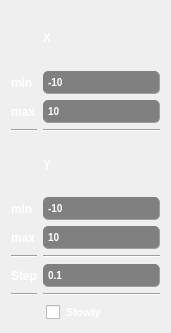
     <widget class="QWidget" name="gridLayoutWidget">
      <property name="geometry">
       <rect>
        <x>1040</x>
        <y>0</y>
        <width>171</width>
        <height>333</height>
       </rect>
      </property>
      <layout class="QGridLayout" name="gridLayout">
       <item row="1" column="0">
        <widget class="QLabel" name="label_3">
         <property name="styleSheet">
          <string notr="true">*{
	color: rgb(255, 255, 255);
	font: bold;
}</string>
         </property>
         <property name="text">
          <string>min</string>
         </property>
        </widget>
       </item>
       <item row="3" column="0">
        <widget class="Line" name="line_8">
         <property name="orientation">
          <enum>Qt::Horizontal</enum>
         </property>
        </widget>
       </item>
       <item row="1" column="1">
        <widget class="QLineEdit" name="LineEdit_Xmin">
         <property name="styleSheet">
          <string notr="true">QLineEdit {
     background-color: gray;
	color: #fff;
     border-radius: 5px;
     font:  bold 10px;
     padding: 3px;
	border-style: outset;
	border-width: 0px 1px 1px 0px;
	border-color: rgb(158, 158, 158);
 }</string>
         </property>
         <property name="inputMethodHints">
          <set>Qt::ImhNone</set>
         </property>
         <property name="inputMask">
          <string/>
         </property>
         <property name="text">
          <string>-10</string>
         </property>
         <property name="frame">
          <bool>true</bool>
         </property>
         <property name="cursorPosition">
          <number>3</number>
         </property>
         <property name="placeholderText">
          <string/>
         </property>
        </widget>
       </item>
       <item row="3" column="1">
        <widget class="Line" name="line">
         <property name="orientation">
          <enum>Qt::Horizontal</enum>
         </property>
        </widget>
       </item>
       <item row="6" column="0">
        <widget class="QLabel" name="label_2">
         <property name="styleSheet">
          <string notr="true">*{
	color: rgb(255, 255, 255);
	font: bold;
}</string>
         </property>
         <property name="text">
          <string>max</string>
         </property>
        </widget>
       </item>
       <item row="9" column="0">
        <widget class="Line" name="line_10">
         <property name="orientation">
          <enum>Qt::Horizontal</enum>
         </property>
        </widget>
       </item>
       <item row="4" column="1">
        <widget class="QLabel" name="label_7">
         <property name="styleSheet">
          <string notr="true">*{
	color: rgb(255, 255, 255);
	font: bold;
}</string>
         </property>
         <property name="text">
          <string>Y</string>
         </property>
        </widget>
       </item>
       <item row="10" column="1">
        <widget class="QCheckBox" name="Slowly">
         <property name="styleSheet">
          <string notr="true">* {
	color: #fff;
     border-radius: 5px;
     font:  bold 11px;
     padding: 3px;
 }</string>
         </property>
         <property name="text">
          <string>Slowly</string>
         </property>
        </widget>
       </item>
       <item row="9" column="1">
        <widget class="Line" name="line_3">
         <property name="orientation">
          <enum>Qt::Horizontal</enum>
         </property>
        </widget>
       </item>
       <item row="2" column="1">
        <widget class="QLineEdit" name="LineEdit_Xmax">
         <property name="styleSheet">
          <string notr="true">QLineEdit {
     background-color: gray;
	color: #fff;
     border-radius: 5px;
     font:  bold 10px;
     padding: 3px;
	border-style: outset;
	border-width: 0px 1px 1px 0px;
	border-color: rgb(158, 158, 158);
 }</string>
         </property>
         <property name="text">
          <string>10</string>
         </property>
         <property name="frame">
          <bool>true</bool>
         </property>
         <property name="cursorPosition">
          <number>2</number>
         </property>
        </widget>
       </item>
       <item row="7" column="1">
        <widget class="Line" name="line_2">
         <property name="orientation">
          <enum>Qt::Horizontal</enum>
         </property>
        </widget>
       </item>
       <item row="8" column="1">
        <widget class="QLineEdit" name="LineEdit_step">
         <property name="styleSheet">
          <string notr="true">QLineEdit {
     background-color: gray;
	color: #fff;
     border-radius: 5px;
     font:  bold 10px;
     padding: 3px;
	border-style: outset;
	border-width: 0px 1px 1px 0px;
	border-color: rgb(158, 158, 158);
 }</string>
         </property>
         <property name="text">
          <string>0.1</string>
         </property>
         <property name="frame">
          <bool>true</bool>
         </property>
         <property name="cursorPosition">
          <number>3</number>
         </property>
        </widget>
       </item>
       <item row="5" column="0">
        <widget class="QLabel" name="label">
         <property name="toolTipDuration">
          <number>-1</number>
         </property>
         <property name="styleSheet">
          <string notr="true">*{
	color: rgb(255, 255, 255);
	font: bold;
}</string>
         </property>
         <property name="text">
          <string>min</string>
         </property>
        </widget>
       </item>
       <item row="7" column="0">
        <widget class="Line" name="line_9">
         <property name="orientation">
          <enum>Qt::Horizontal</enum>
         </property>
        </widget>
       </item>
       <item row="8" column="0">
        <widget class="QLabel" name="label_5">
         <property name="styleSheet">
          <string notr="true">*{
	color: rgb(255, 255, 255);
	font: bold;
}</string>
         </property>
         <property name="text">
          <string>Step</string>
         </property>
         <property name="alignment">
          <set>Qt::AlignLeading|Qt::AlignLeft|Qt::AlignVCenter</set>
         </property>
        </widget>
       </item>
       <item row="5" column="1">
        <widget class="QLineEdit" name="LineEdit_Ymin">
         <property name="styleSheet">
          <string notr="true">QLineEdit {
     background-color: gray;
	color: #fff;
     border-radius: 5px;
     font:  bold 10px;
     padding: 3px;
	border-style: outset;
	border-width: 0px 1px 1px 0px;
	border-color: rgb(158, 158, 158);
 }</string>
         </property>
         <property name="text">
          <string>-10</string>
         </property>
         <property name="frame">
          <bool>true</bool>
         </property>
         <property name="cursorPosition">
          <number>3</number>
         </property>
        </widget>
       </item>
       <item row="6" column="1">
        <widget class="QLineEdit" name="LineEdit_Ymax">
         <property name="styleSheet">
          <string notr="true">QLineEdit {
     background-color: gray;
	color: #fff;
     border-radius: 5px;
     font:  bold 10px;
     padding: 3px;
	border-style: outset;
	border-width: 0px 1px 1px 0px;
	border-color: rgb(158, 158, 158);
 }</string>
         </property>
         <property name="text">
          <string>10</string>
         </property>
         <property name="frame">
          <bool>true</bool>
         </property>
         <property name="cursorPosition">
          <number>2</number>
         </property>
        </widget>
       </item>
       <item row="2" column="0">
        <widget class="QLabel" name="label_4">
         <property name="styleSheet">
          <string notr="true">*{
	color: rgb(255, 255, 255);
	font: bold;
}</string>
         </property>
         <property name="text">
          <string>max</string>
         </property>
        </widget>
       </item>
       <item row="0" column="1">
        <widget class="QLabel" name="label_6">
         <property name="styleSheet">
          <string notr="true">*{
	color: rgb(255, 255, 255);
	font: bold;
}</string>
         </property>
         <property name="text">
          <string>X</string>
         </property>
        </widget>
       </item>
      </layout>
     </widget>
